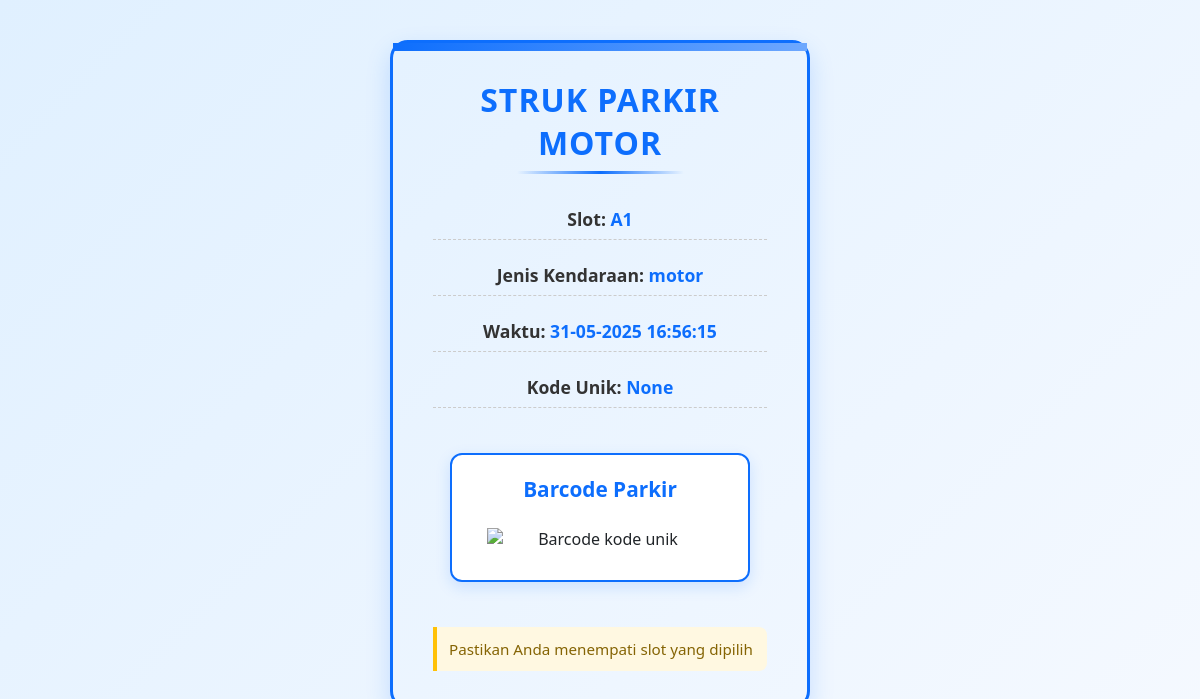
Before: /struk/2/ with the older database file.
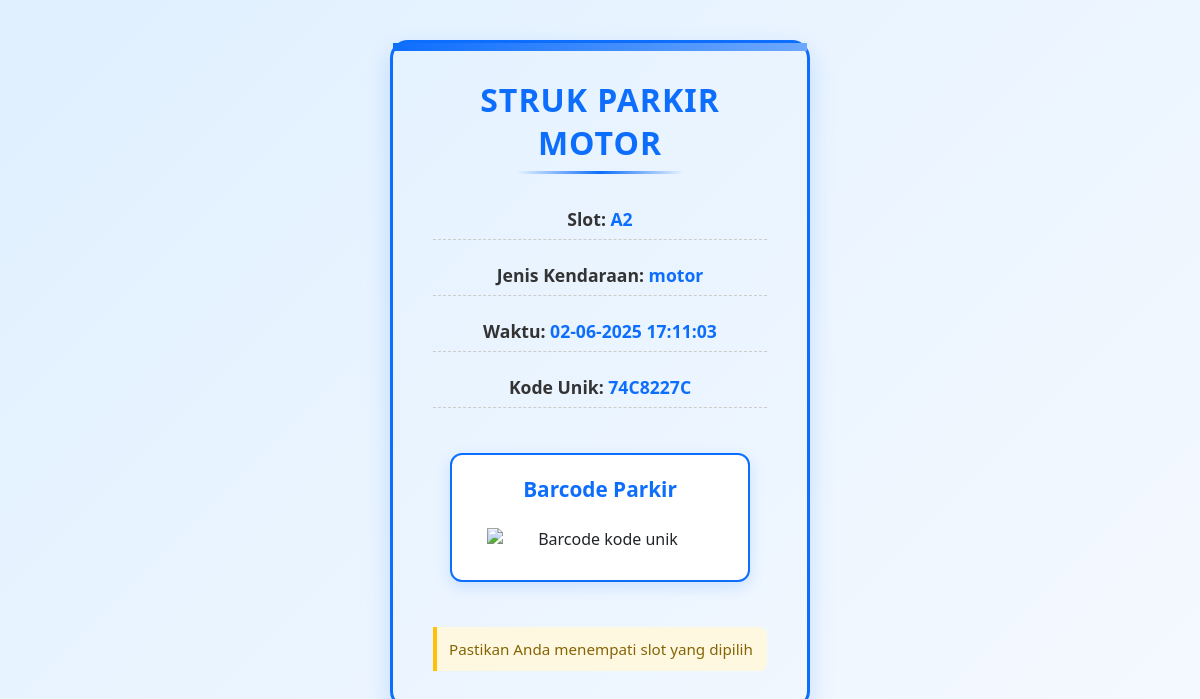
After: the same page with the newer database file.
### parkir/models.py (models this page shows, shortened)
class TiketParkir(models.Model):
    slot = models.ForeignKey(SlotParkir, on_delete=models.CASCADE)
    waktu_masuk = models.DateTimeField(auto_now_add=True)

class SlotParkir(models.Model):
    JENIS_KENDARAAN = [('mobil', 'Mobil'), ('motor', 'Motor')]
    nomor_slot = models.CharField(max_length=10)
    jenis_kendaraan = models.CharField(max_length=10, choices=JENIS_KENDARAAN)
    tersedia = models.BooleanField(default=True)
    kode_unik = models.CharField(max_length=20, null=True, blank=True)

### parkir/views.py (the view)
# urls.py: path('struk/<int:tiket_id>/', views.struk, name='struk'),
def struk(request, tiket_id):
    tiket = get_object_or_404(TiketParkir, id=tiket_id)
    kode_unik = tiket.slot.kode_unik  # ambil kode unik dari slot
    CODE39 = barcode.get_barcode_class('code39')
    buffer = io.BytesIO()
    barcode_obj = CODE39(kode_unik, writer=ImageWriter(), add_checksum=False)
    barcode_obj.write(buffer)
    barcode_base64 = base64.b64encode(buffer.getvalue()).decode('utf-8')
    return render(request, 'parkir/struk.html', {
        'tiket': tiket,
        'waktu_pilih': tiket.waktu_masuk,
        'barcode_base64': barcode_base64,  # kirim ke template
    })

### parkir/templates/parkir/struk.html (shortened to what this page needs)
<!DOCTYPE html>
<html lang="id">
<head>
</head>
<body>
    <h2>Struk Parkir Motor</h2>
    <div class="info">Slot: <strong>{{ tiket.slot.nomor_slot }}</strong></div>
    <div class="info">Jenis Kendaraan: <strong>{{ tiket.slot.jenis_kendaraan }}</strong></div>
    <div class="info">Waktu: <strong>{{ waktu_pilih|date:"d-m-Y H:i:s" }}</strong></div>
    <div class="info">Kode Unik: <strong>{{ tiket.slot.kode_unik }}</strong></div>
    <div class="barcode-container">
        <h3>Barcode Parkir</h3>
        <img alt="Barcode kode unik" />
    </div>
    <div class="note">Pastikan Anda menempati slot yang dipilih</div>
</body>
</html>

Changed rows visible on the page:
changed TiketParkir "motor": slot.nomor_slot "A1" → "A2"; waktu_masuk "31-05-2025 16:56:15" → "02-06-2025 17:11:03"; slot.kode_unik "None" → "74C8227C"
